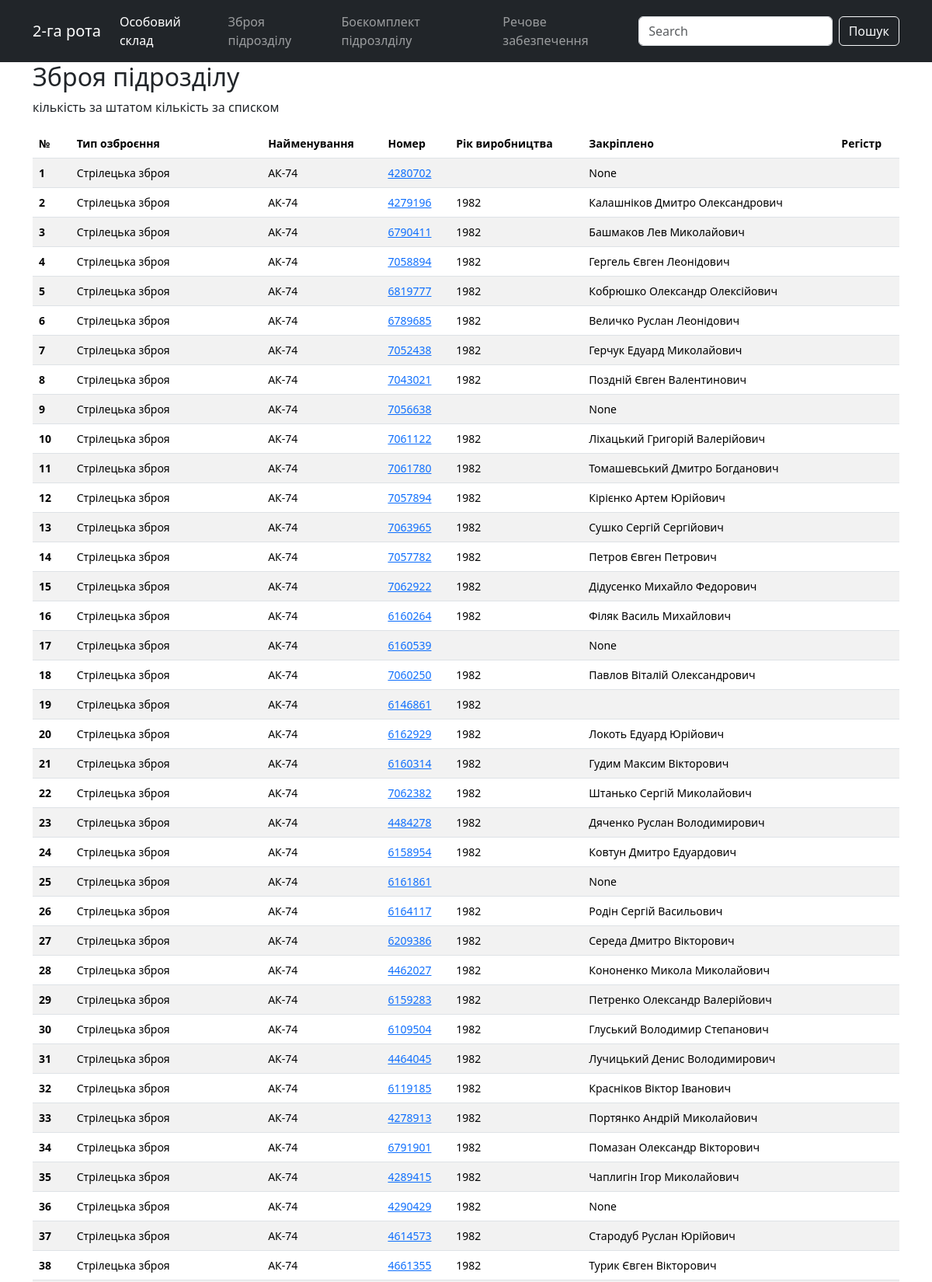
/index/weapons/ (upper part), run on the app's committed database.
### evening/models.py (models this page shows, shortened)
class Weapons(models.Model):
    weapon_name = models.CharField(
        max_length=50, verbose_name='Наіменування зброї')
    weapon_number = models.CharField(
        max_length=50, unique=True, verbose_name='Номер зброї')
    weapon_type = models.ForeignKey(
        'WeaponsTypes', on_delete=models.PROTECT, verbose_name='Тип зброї', default=1)
    weapon_registration = models.BooleanField(default=True)
    year_manufacture = models.DateField(
        blank=True, null=True, default='2000-01-01', verbose_name='Рік виготовлення')
    soldier_ref = models.ForeignKey(
        'Soldiers', on_delete=models.SET_NULL, blank=True, null=True, verbose_name='Закріплено')
    def get_absolute_url(self):
        return reverse("weapons_detaile", args=[str(self.pk)])
    class Meta:
        verbose_name = 'Зброя підрозділу'
        verbose_name_plural = 'Зброя підрозділу'
        ordering = ['weapon_type', 'weapon_name']

class WeaponsTypes(models.Model):
    w_type = models.CharField(max_length=50)

class Soldiers(models.Model):
    slug = models.SlugField(max_length=50, unique=True,
                            verbose_name='Код посади')
    surname = models.CharField(
        max_length=50, blank=True, null=True, verbose_name='Фамілія')
    name = models.CharField(max_length=50, blank=True,
                            null=True, verbose_name='Імʼя')
    fathers_name = models.CharField(
        max_length=50, blank=True, null=True, verbose_name='По батькові')
    callsign = models.CharField(
        max_length=50, blank=True, null=True, verbose_name='Позивний')
    position_name = models.CharField(
        max_length=50, verbose_name='Посада')
    mil_prof = models.CharField(max_length=50, verbose_name='ВОС')
    position_rank = models.CharField(
        max_length=50, verbose_name='Звання посади')
    rank = models.ForeignKey(
        'Ranks', on_delete=models.PROTECT, blank=True, null=True, verbose_name='Звання')
    phone = models.CharField(max_length=13, blank=True,
                             null=True, verbose_name='Телефон')
    birth_date = models.DateField(
        blank=True, null=True, default='2000-01-01', verbose_name='Дата народження')
    tax_number = models.CharField(
        max_length=15, unique=True, blank=True, null=True, verbose_name='ІПН')
    blood_type = models.CharField(
        max_length=15, blank=True, null=True, verbose_name='Группа крові')
    addres = models.CharField(
        max_length=255, blank=True, null=True, verbose_name='Адреса')
    complect_center = models.CharField(
        max_length=255, blank=True, null=True, verbose_name='Центр комплектаціі')
    mob_date = models.DateField(
        blank=True, null=True, default='2000-01-01', verbose_name='Дата мобілізаціі')
    children = models.CharField(
        max_length=50, blank=True, null=True, verbose_name='Діти')
    hight_s = models.CharField(
        max_length=50, blank=True, null=True, verbose_name='Зріст')
    size = models.CharField(max_length=50, blank=True,
                            null=True, verbose_name='Розмір')
    boots_s = models.CharField(
        max_length=50, blank=True, null=True, verbose_name='Взуття')
    head_s = models.CharField(max_length=50, blank=True, null=True,
                              verbose_name='Головний убор')
    photo = models.ImageField(blank=True, null=True, verbose_name='Фото')
    passport = models.CharField(
        max_length=50, blank=True, null=True, verbose_name='Паспорт')
    def __str__(self):
        return f'{self.surname}  {self.name}  {self.fathers_name}'
    class Meta:
        verbose_name = 'Військовослужбовець'
        verbose_name_plural = 'Військовослужбовці'
        ordering = ['slug']

### evening/views.py (the view)
# urls.py: path('weapons/', WeaponsList.as_view(), name='weapons'),
class WeaponsList(ListView):
    model = Weapons
    template_name = 'evening/weapons_list.html'

### evening/templates/evening/weapons_list.html
{% extends "evening/base_generic.html" %}
{% block content %}
<head>
</head>
<div class="container">
    <h2>Зброя підрозділу</h2>
      <p>кількість за штатом {{soldiers_list.count}} кількість за списком {{cont}} </p>
    <table class="table table-striped">
       <thead>
          <tr>
            <th scope="col">№</th>
            <th scope="col">Тип озброєння</th>
            <th scope="col">Найменування</th>
            <th scope="col">Номер</th>
            <th scope="col">Рік виробництва</th>
            <th scope="col">Закріплено</th>
            <th scope="col">Регістр</th>
          </tr>
       </thead>
       <tbody>
        {% for w in weapons_list %}
          <tr>
            <th scope="row">{{forloop.counter}}</th>
            <td>{{w.weapon_type.w_type}}</td>
            <td>{{w.weapon_name}}</td>
            <td><a href="{{ w.get_absolute_url }}">{{w.weapon_number}}</td>
            <td>{{w.year_manufacture|date:"Y"}}</td>
            <td>{{w.soldier_ref}}</td>
            <td>{{w.register}}</td>
          </tr>
        {% endfor %}
       </tbody>
    </table>
  </div>
{% endblock %}

### evening/static/css/styles.css (style rules this page uses)
.table { width: 100%; font-size: 14px; margin: 0; padding: 0; }

### data on the page
Weapons: weapon_type.w_type "Стрілецька зброя", weapon_name "АК-74", weapon_number "4280702", soldier_ref "None"
Weapons: weapon_type.w_type "Стрілецька зброя", weapon_name "АК-74", weapon_number "4279196", year_manufacture "1982", soldier_ref "Калашніков Дмитро Олександрович"
Weapons: weapon_type.w_type "Стрілецька зброя", weapon_name "АК-74", weapon_number "6790411", year_manufacture "1982", soldier_ref "Башмаков Лев Миколайович"
Weapons: weapon_type.w_type "Стрілецька зброя", weapon_name "АК-74", weapon_number "7058894", year_manufacture "1982", soldier_ref "Гергель Євген Леонідович"
Weapons: weapon_type.w_type "Стрілецька зброя", weapon_name "АК-74", weapon_number "6819777", year_manufacture "1982", soldier_ref "Кобрюшко Олександр Олексійович"
Weapons: weapon_type.w_type "Стрілецька зброя", weapon_name "АК-74", weapon_number "6789685", year_manufacture "1982", soldier_ref "Величко Руслан Леонідович"
Weapons: weapon_type.w_type "Стрілецька зброя", weapon_name "АК-74", weapon_number "7052438", year_manufacture "1982", soldier_ref "Герчук Едуард Миколайович"
Weapons: weapon_type.w_type "Стрілецька зброя", weapon_name "АК-74", weapon_number "7043021", year_manufacture "1982", soldier_ref "Поздній Євген Валентинович"
Weapons: weapon_type.w_type "Стрілецька зброя", weapon_name "АК-74", weapon_number "7056638", soldier_ref "None"
Weapons: weapon_type.w_type "Стрілецька зброя", weapon_name "АК-74", weapon_number "7061122", year_manufacture "1982", soldier_ref "Ліхацький Григорій Валерійович"
Weapons: weapon_type.w_type "Стрілецька зброя", weapon_name "АК-74", weapon_number "7061780", year_manufacture "1982", soldier_ref "Томашевський Дмитро Богданович"
Weapons: weapon_type.w_type "Стрілецька зброя", weapon_name "АК-74", weapon_number "7057894", year_manufacture "1982", soldier_ref "Кірієнко Артем Юрійович"
Weapons: weapon_type.w_type "Стрілецька зброя", weapon_name "АК-74", weapon_number "7063965", year_manufacture "1982", soldier_ref "Сушко Сергій Сергійович"
Weapons: weapon_type.w_type "Стрілецька зброя", weapon_name "АК-74", weapon_number "7057782", year_manufacture "1982", soldier_ref "Петров Євген Петрович"
Weapons: weapon_type.w_type "Стрілецька зброя", weapon_name "АК-74", weapon_number "7062922", year_manufacture "1982", soldier_ref "Дідусенко Михайло Федорович"
Weapons: weapon_type.w_type "Стрілецька зброя", weapon_name "АК-74", weapon_number "6160264", year_manufacture "1982", soldier_ref "Філяк Василь Михайлович"
Weapons: weapon_type.w_type "Стрілецька зброя", weapon_name "АК-74", weapon_number "6160539", soldier_ref "None"
Weapons: weapon_type.w_type "Стрілецька зброя", weapon_name "АК-74", weapon_number "7060250", year_manufacture "1982", soldier_ref "Павлов Віталій Олександрович"
Weapons: weapon_type.w_type "Стрілецька зброя", weapon_name "АК-74", weapon_number "6146861", year_manufacture "1982"
Weapons: weapon_type.w_type "Стрілецька зброя", weapon_name "АК-74", weapon_number "6162929", year_manufacture "1982", soldier_ref "Локоть Едуард Юрійович"
Weapons: weapon_type.w_type "Стрілецька зброя", weapon_name "АК-74", weapon_number "6160314", year_manufacture "1982", soldier_ref "Гудим Максим Вікторович"
Weapons: weapon_type.w_type "Стрілецька зброя", weapon_name "АК-74", weapon_number "7062382", year_manufacture "1982", soldier_ref "Штанько Сергій Миколайович"
Weapons: weapon_type.w_type "Стрілецька зброя", weapon_name "АК-74", weapon_number "4484278", year_manufacture "1982", soldier_ref "Дяченко Руслан Володимирович"
Weapons: weapon_type.w_type "Стрілецька зброя", weapon_name "АК-74", weapon_number "6158954", year_manufacture "1982", soldier_ref "Ковтун Дмитро Едуардович"
Weapons: weapon_type.w_type "Стрілецька зброя", weapon_name "АК-74", weapon_number "6161861", soldier_ref "None"
Weapons: weapon_type.w_type "Стрілецька зброя", weapon_name "АК-74", weapon_number "6164117", year_manufacture "1982", soldier_ref "Родін Сергій Васильович"
Weapons: weapon_type.w_type "Стрілецька зброя", weapon_name "АК-74", weapon_number "6209386", year_manufacture "1982", soldier_ref "Середа Дмитро Вікторович"
Weapons: weapon_type.w_type "Стрілецька зброя", weapon_name "АК-74", weapon_number "4462027", year_manufacture "1982", soldier_ref "Кононенко Микола Миколайович"
Weapons: weapon_type.w_type "Стрілецька зброя", weapon_name "АК-74", weapon_number "6159283", year_manufacture "1982", soldier_ref "Петренко Олександр Валерійович"
Weapons: weapon_type.w_type "Стрілецька зброя", weapon_name "АК-74", weapon_number "6109504", year_manufacture "1982", soldier_ref "Глуський Володимир Степанович"
Weapons: weapon_type.w_type "Стрілецька зброя", weapon_name "АК-74", weapon_number "4464045", year_manufacture "1982", soldier_ref "Лучицький Денис Володимирович"
Weapons: weapon_type.w_type "Стрілецька зброя", weapon_name "АК-74", weapon_number "6119185", year_manufacture "1982", soldier_ref "Красніков Віктор Іванович"
Weapons: weapon_type.w_type "Стрілецька зброя", weapon_name "АК-74", weapon_number "4278913", year_manufacture "1982", soldier_ref "Портянко Андрій Миколайович"
Weapons: weapon_type.w_type "Стрілецька зброя", weapon_name "АК-74", weapon_number "6791901", year_manufacture "1982", soldier_ref "Помазан Олександр Вікторович"
Weapons: weapon_type.w_type "Стрілецька зброя", weapon_name "АК-74", weapon_number "4289415", year_manufacture "1982", soldier_ref "Чаплигін Ігор Миколайович"
Weapons: weapon_type.w_type "Стрілецька зброя", weapon_name "АК-74", weapon_number "4290429", year_manufacture "1982", soldier_ref "None"
Weapons: weapon_type.w_type "Стрілецька зброя", weapon_name "АК-74", weapon_number "4614573", year_manufacture "1982", soldier_ref "Стародуб Руслан Юрійович"
Weapons: weapon_type.w_type "Стрілецька зброя", weapon_name "АК-74", weapon_number "4661355", year_manufacture "1982", soldier_ref "Турик Євген Вікторович"
